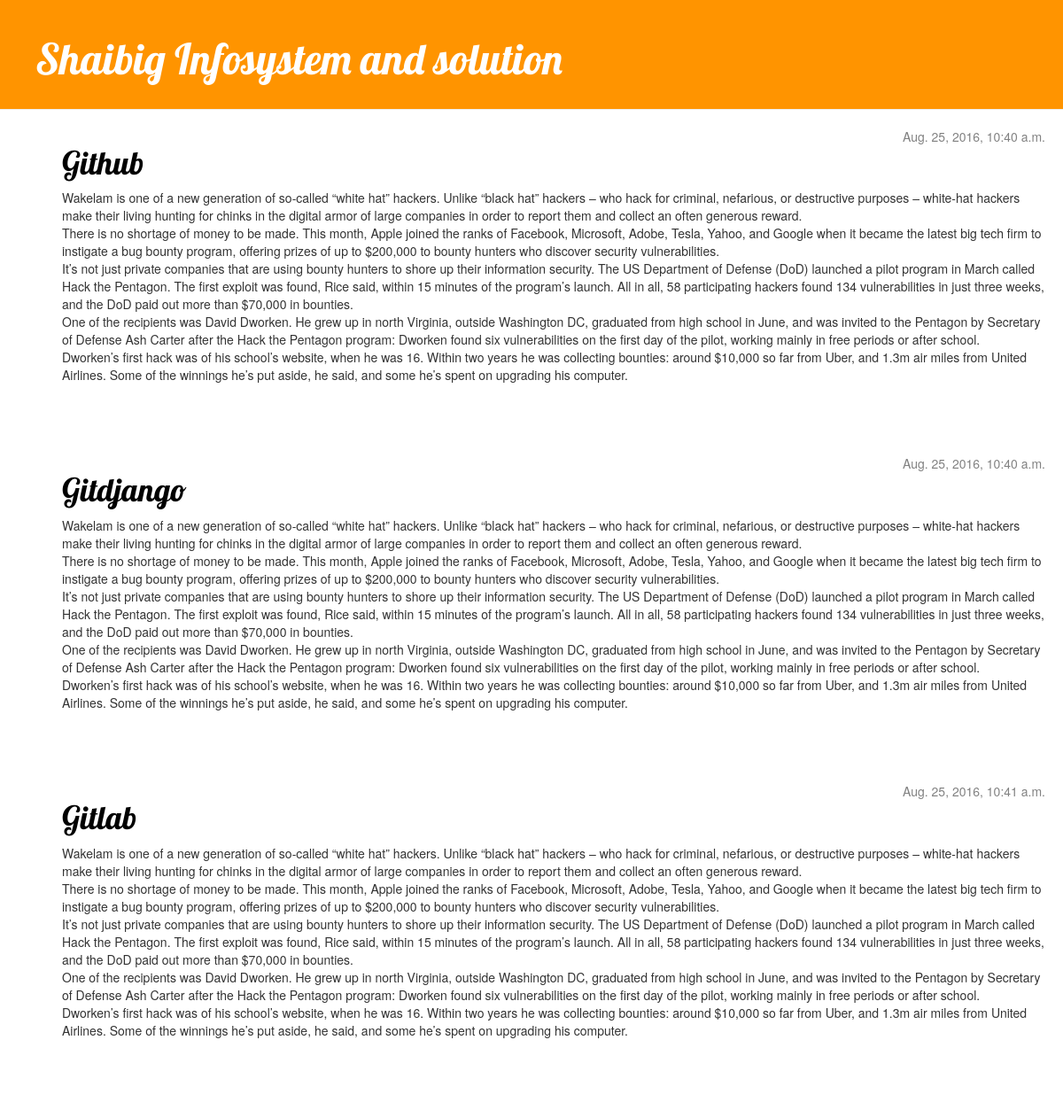
The page / on the database its author committed.
### blog/models.py (models this page shows, shortened)
class Post(models.Model):
    author = models.ForeignKey('auth.User')
    title = models.CharField(max_length=200)
    text = models.TextField()
    created_date = models.DateTimeField(
            default=timezone.now)
    published_date = models.DateTimeField(
            blank=True, null=True)

### blog/views.py (the view)
# urls.py: url(r'^$', views.post_list, name='post_list'),
def post_list(request):
    posts = Post.objects.filter(published_date__lte=timezone.now()).order_by('published_date')
    return render(request, 'blog/post_list.html', {'posts': posts})

### blog/templates/blog/post_list.html
{% extends 'blog/base.html' %}
{% block content %}
{% for post in posts %}
    <div class="col-md-12 post">
        <p class="date pull-right">
            {{ post.published_date }}
        </p>
        <h1><a href="{% url 'post_detail' pk=post.pk %}">{{ post.title }}</a></h1>
        <p>{{ post.text|linebreaksbr }}</p>
    </div>
{% endfor %}
{% endblock %}

### blog/templates/blog/base.html (shortened to what this page needs)
{% load staticfiles %}
<html>
    <head>
        <link rel="stylesheet" href="//maxcdn.bootstrapcdn.com/bootstrap/3.2.0/css/bootstrap.min.css">
        <link rel="stylesheet" href="//maxcdn.bootstrapcdn.com/bootstrap/3.2.0/css/bootstrap-theme.min.css">
        <link rel="stylesheet" href="{% static 'css/blog.css' %}">
    </head>
    <body>
        <div class="page-header">
            <h1><a href="/">Shaibig Infosystem and solution</a>
        </div>
        <div class="content container">
            <div class="row">
                <div class="col-md-12">
                {% block content %}
                {% endblock %}
                </div>
            </div>
        </div>
    </body>
</html>

### blog/static/css/blog.css (style rules this page uses)
body { padding-left: 0px; }
h1 a { color: #FCA205; font-family: 'Lobster'; }
.page-header { background-color: #ff9400; margin-top: 0; padding: 20px 20px 20px 40px; }
.page-header h1, .page-header h1 a, .page-header h1 a:visited, .page-header h1 a:active { color: #ffffff; font-size: 36pt; text-decoration: none; }
.content { margin-left: 40px; }
h1, h2, h3, h4 { font-family: 'Lobster', cursive; }
.date { color: #828282; }
.post { margin-bottom: 70px; }
.post h1 a, .post h1 a:visited { color: #000000; }

### rows shown on the page
Post: published_date "Aug. 25, 2016, 10:40 a.m.", title "Github", text "Wakelam is one of a new generation of so-called “white hat” hackers. Unlike “black hat” hackers – who hack for criminal, nefarious, or destructive purposes – white-hat hackers make their living hunting for chinks in the digital armor of large companies in order to report them and collect an often generous reward. There is no shortage of money to be made. This month, Apple joined the ranks of Facebook, Microsoft, Adobe, Tesla, Yahoo, and Google when it became the latest big tech firm to instigate a bug bounty program, offering prizes of up to $200,000 to bounty hunters who discover security vulnerabilities. It’s not just private companies that are using bounty hunters to shore up their…"
Post: published_date "Aug. 25, 2016, 10:40 a.m.", title "Gitdjango", text "Wakelam is one of a new generation of so-called “white hat” hackers. Unlike “black hat” hackers – who hack for criminal, nefarious, or destructive purposes – white-hat hackers make their living hunting for chinks in the digital armor of large companies in order to report them and collect an often generous reward. There is no shortage of money to be made. This month, Apple joined the ranks of Facebook, Microsoft, Adobe, Tesla, Yahoo, and Google when it became the latest big tech firm to instigate a bug bounty program, offering prizes of up to $200,000 to bounty hunters who discover security vulnerabilities. It’s not just private companies that are using bounty hunters to shore up their…"
Post: published_date "Aug. 25, 2016, 10:41 a.m.", title "Gitlab", text "Wakelam is one of a new generation of so-called “white hat” hackers. Unlike “black hat” hackers – who hack for criminal, nefarious, or destructive purposes – white-hat hackers make their living hunting for chinks in the digital armor of large companies in order to report them and collect an often generous reward. There is no shortage of money to be made. This month, Apple joined the ranks of Facebook, Microsoft, Adobe, Tesla, Yahoo, and Google when it became the latest big tech firm to instigate a bug bounty program, offering prizes of up to $200,000 to bounty hunters who discover security vulnerabilities. It’s not just private companies that are using bounty hunters to shore up their…"
